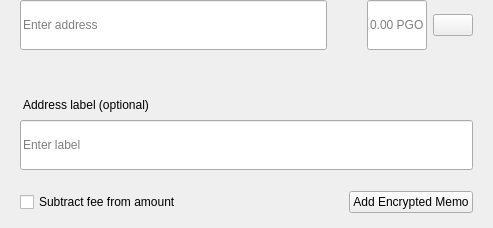
<?xml version="1.0" encoding="UTF-8"?>
<ui version="4.0">
 <class>SendMultiRow</class>
 <widget class="QWidget" name="SendMultiRow">
  <property name="geometry">
   <rect>
    <x>0</x>
    <y>0</y>
    <width>493</width>
    <height>228</height>
   </rect>
  </property>
  <property name="minimumSize">
   <size>
    <width>0</width>
    <height>0</height>
   </size>
  </property>
  <property name="maximumSize">
   <size>
    <width>16777215</width>
    <height>16777215</height>
   </size>
  </property>
  <property name="windowTitle">
   <string>Form</string>
  </property>
  <layout class="QVBoxLayout" name="verticalLayout_3">
   <property name="spacing">
    <number>0</number>
   </property>
   <property name="leftMargin">
    <number>0</number>
   </property>
   <property name="topMargin">
    <number>0</number>
   </property>
   <property name="rightMargin">
    <number>20</number>
   </property>
   <property name="bottomMargin">
    <number>5</number>
   </property>
   <item alignment="Qt::AlignTop">
    <widget class="QWidget" name="widget" native="true">
     <property name="sizePolicy">
      <sizepolicy hsizetype="Expanding" vsizetype="Maximum">
       <horstretch>0</horstretch>
       <verstretch>0</verstretch>
      </sizepolicy>
     </property>
     <property name="minimumSize">
      <size>
       <width>0</width>
       <height>60</height>
      </size>
     </property>
     <property name="maximumSize">
      <size>
       <width>16777215</width>
       <height>85</height>
      </size>
     </property>
     <layout class="QHBoxLayout" name="horizontalLayout" stretch="6,0,2">
      <property name="spacing">
       <number>0</number>
      </property>
      <property name="leftMargin">
       <number>8</number>
      </property>
      <property name="topMargin">
       <number>0</number>
      </property>
      <property name="rightMargin">
       <number>0</number>
      </property>
      <property name="bottomMargin">
       <number>0</number>
      </property>
      <item alignment="Qt::AlignTop">
       <widget class="QStackedWidget" name="stackedAddress">
        <property name="minimumSize">
         <size>
          <width>0</width>
          <height>50</height>
         </size>
        </property>
        <property name="maximumSize">
         <size>
          <width>16777215</width>
          <height>50</height>
         </size>
        </property>
        <widget class="QWidget" name="page_4">
         <property name="sizePolicy">
          <sizepolicy hsizetype="Expanding" vsizetype="Preferred">
           <horstretch>0</horstretch>
           <verstretch>0</verstretch>
          </sizepolicy>
         </property>
         <property name="minimumSize">
          <size>
           <width>0</width>
           <height>50</height>
          </size>
         </property>
         <property name="maximumSize">
          <size>
           <width>16777215</width>
           <height>55</height>
          </size>
         </property>
         <layout class="QVBoxLayout" name="verticalLayout_7">
          <property name="spacing">
           <number>0</number>
          </property>
          <property name="leftMargin">
           <number>12</number>
          </property>
          <property name="topMargin">
           <number>0</number>
          </property>
          <property name="rightMargin">
           <number>0</number>
          </property>
          <property name="bottomMargin">
           <number>0</number>
          </property>
          <item>
           <widget class="QLineEdit" name="lineEditAddress">
            <property name="minimumSize">
             <size>
              <width>0</width>
              <height>50</height>
             </size>
            </property>
            <property name="maximumSize">
             <size>
              <width>16777215</width>
              <height>50</height>
             </size>
            </property>
            <property name="placeholderText">
             <string>Enter address</string>
            </property>
           </widget>
          </item>
         </layout>
        </widget>
        <widget class="QWidget" name="page_3"/>
       </widget>
      </item>
      <item>
       <spacer name="horizontalSpacer_3">
        <property name="orientation">
         <enum>Qt::Horizontal</enum>
        </property>
        <property name="sizeType">
         <enum>QSizePolicy::Fixed</enum>
        </property>
        <property name="sizeHint" stdset="0">
         <size>
          <width>40</width>
          <height>20</height>
         </size>
        </property>
       </spacer>
      </item>
      <item>
       <layout class="QHBoxLayout" name="horizontalLayout_2">
        <property name="spacing">
         <number>6</number>
        </property>
        <item alignment="Qt::AlignTop">
         <widget class="QLineEdit" name="lineEditAmount">
          <property name="sizePolicy">
           <sizepolicy hsizetype="Expanding" vsizetype="Preferred">
            <horstretch>0</horstretch>
            <verstretch>0</verstretch>
           </sizepolicy>
          </property>
          <property name="minimumSize">
           <size>
            <width>0</width>
            <height>50</height>
           </size>
          </property>
          <property name="maximumSize">
           <size>
            <width>16777215</width>
            <height>50</height>
           </size>
          </property>
          <property name="maxLength">
           <number>17</number>
          </property>
          <property name="alignment">
           <set>Qt::AlignLeading|Qt::AlignLeft|Qt::AlignVCenter</set>
          </property>
          <property name="placeholderText">
           <string notr="true">0.00 PGO</string>
          </property>
         </widget>
        </item>
        <item>
         <layout class="QVBoxLayout" name="verticalLayout">
          <property name="topMargin">
           <number>14</number>
          </property>
          <property name="bottomMargin">
           <number>0</number>
          </property>
          <item alignment="Qt::AlignTop">
           <widget class="QPushButton" name="btnMenu">
            <property name="minimumSize">
             <size>
              <width>0</width>
              <height>0</height>
             </size>
            </property>
            <property name="maximumSize">
             <size>
              <width>16777215</width>
              <height>16777215</height>
             </size>
            </property>
            <property name="focusPolicy">
             <enum>Qt::NoFocus</enum>
            </property>
            <property name="text">
             <string/>
            </property>
           </widget>
          </item>
         </layout>
        </item>
       </layout>
      </item>
     </layout>
    </widget>
   </item>
   <item>
    <widget class="QWidget" name="layoutLabel" native="true">
     <property name="minimumSize">
      <size>
       <width>0</width>
       <height>0</height>
      </size>
     </property>
     <property name="maximumSize">
      <size>
       <width>16777215</width>
       <height>16777215</height>
      </size>
     </property>
     <layout class="QVBoxLayout" name="verticalLayout_9">
      <property name="spacing">
       <number>6</number>
      </property>
      <property name="leftMargin">
       <number>20</number>
      </property>
      <property name="topMargin">
       <number>0</number>
      </property>
      <property name="rightMargin">
       <number>0</number>
      </property>
      <property name="bottomMargin">
       <number>10</number>
      </property>
      <item>
       <spacer name="verticalSpacer">
        <property name="orientation">
         <enum>Qt::Vertical</enum>
        </property>
        <property name="sizeType">
         <enum>QSizePolicy::Fixed</enum>
        </property>
        <property name="sizeHint" stdset="0">
         <size>
          <width>20</width>
          <height>20</height>
         </size>
        </property>
       </spacer>
      </item>
      <item>
       <widget class="QLabel" name="labelSubtitleDescription">
        <property name="styleSheet">
         <string notr="true">margin-bottom:2px;
margin-left:0.05px;
padding:0px;</string>
        </property>
        <property name="text">
         <string>Address label (optional)</string>
        </property>
       </widget>
      </item>
      <item>
       <widget class="QLineEdit" name="lineEditDescription">
        <property name="minimumSize">
         <size>
          <width>0</width>
          <height>50</height>
         </size>
        </property>
        <property name="maximumSize">
         <size>
          <width>16777215</width>
          <height>50</height>
         </size>
        </property>
        <property name="placeholderText">
         <string>Enter label</string>
        </property>
       </widget>
      </item>
      <item>
       <spacer name="verticalSpacer_2">
        <property name="orientation">
         <enum>Qt::Vertical</enum>
        </property>
        <property name="sizeType">
         <enum>QSizePolicy::Fixed</enum>
        </property>
        <property name="sizeHint" stdset="0">
         <size>
          <width>20</width>
          <height>15</height>
         </size>
        </property>
       </spacer>
      </item>
      <item>
       <widget class="QWidget" name="containerMemo" native="true">
        <layout class="QHBoxLayout" name="horizontalLayout_5">
         <property name="leftMargin">
          <number>0</number>
         </property>
         <property name="topMargin">
          <number>0</number>
         </property>
         <property name="rightMargin">
          <number>0</number>
         </property>
         <property name="bottomMargin">
          <number>0</number>
         </property>
         <item>
          <widget class="QCheckBox" name="checkboxSubtractFeeFromAmount">
           <property name="toolTip">
            <string>The fee will be deducted from the amount being sent. The recipient will receive less PGO than you enter in the amount field. If multiple recipients are selected, the fee is split equally.</string>
           </property>
           <property name="text">
            <string>Subtract fee from amount</string>
           </property>
          </widget>
         </item>
         <item>
          <spacer name="horizontalSpacer">
           <property name="orientation">
            <enum>Qt::Horizontal</enum>
           </property>
           <property name="sizeHint" stdset="0">
            <size>
             <width>40</width>
             <height>20</height>
            </size>
           </property>
          </spacer>
         </item>
         <item>
          <widget class="QPushButton" name="btnAddMemo">
           <property name="text">
            <string notr="true">Add Encrypted Memo</string>
           </property>
          </widget>
         </item>
        </layout>
       </widget>
      </item>
     </layout>
    </widget>
   </item>
  </layout>
 </widget>
 <resources/>
 <connections/>
</ui>
